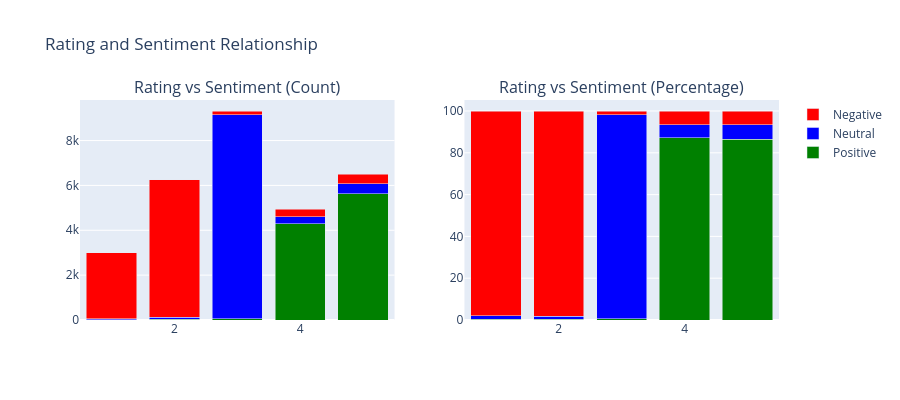

Source (notebook cell):
### Code cell
rating_sentiments= pd.crosstab(df['rating'], df['sentiment'])
rating_sentiments_pct = pd.crosstab(df['rating'], df['sentiment'], normalize='index')*100

fig = make_subplots(
    rows=1, cols=2,
    subplot_titles=('Rating vs Sentiment (Count)', 'Rating vs Sentiment (Percentage)'),
    specs=[[{"type": "bar"}, {"type": "bar"}]]
)

# Count plot
for sentiment in ['positive', 'neutral', 'negative']:
    if sentiment in rating_sentiments.columns:
        fig.add_trace(
            go.Bar(
                name=sentiment.capitalize(),
                x=rating_sentiments.index,
                y=rating_sentiments[sentiment].values,
                marker_color=['green', 'blue', 'red'][['positive', 'neutral', 'negative'].index(sentiment)]
            ),
            row=1, col=1
        )
        
# Percentage plot

for sentiment in ['positive', 'neutral', 'negative']:
    if sentiment in rating_sentiments_pct.columns:
        fig.add_trace(
            go.Bar(
                name=sentiment.capitalize(),
                x=rating_sentiments_pct.index,
                y=rating_sentiments_pct[sentiment].values,
                marker_color=['green', 'blue', 'red'][['positive', 'neutral', 'negative'].index(sentiment)],
                showlegend=False
            ),
            row=1, col=2
        )
        
fig.update_layout(
    title_text="Rating and Sentiment Relationship",
    height=400,
    barmode='stack'
    
)

fig.show()

### Figure 1 — Plotly figure (JSON) as saved in the notebook; plotly's stock layout.template omitted (floating-point values rounded to 4 significant figures)
{"data": [{"marker": {"color": "green"}, "name": "Positive", "type": "bar", "x": [1, 2, 3, 4, 5], "xaxis": "x", "y": [12, 26, 46, 4295, 5621], "yaxis": "y"}, {"marker": {"color": "blue"}, "name": "Neutral", "type": "bar", "x": [1, 2, 3, 4, 5], "xaxis": "x", "y": [49, 93, 9100, 314, 444], "yaxis": "y"}, {"marker": {"color": "red"}, "name": "Negative", "type": "bar", "x": [1, 2, 3, 4, 5], "xaxis": "x", "y": [2947, 6125, 172, 322, 434], "yaxis": "y"}, {"marker": {"color": "green"}, "name": "Positive", "showlegend": false, "type": "bar", "x": [1, 2, 3, 4, 5], "xaxis": "x2", "y": [0.3989, 0.4164, 0.4937, 87.1, 86.49], "yaxis": "y2"}, {"marker": {"color": "blue"}, "name": "Neutral", "showlegend": false, "type": "bar", "x": [1, 2, 3, 4, 5], "xaxis": "x2", "y": [1.629, 1.489, 97.66, 6.368, 6.832], "yaxis": "y2"}, {"marker": {"color": "red"}, "name": "Negative", "showlegend": false, "type": "bar", "x": [1, 2, 3, 4, 5], "xaxis": "x2", "y": [97.97, 98.09, 1.846, 6.53, 6.678], "yaxis": "y2"}], "layout": {"annotations": [{"font": {"size": 16}, "showarrow": false, "text": "Rating vs Sentiment (Count)", "x": 0.225, "xanchor": "center", "xref": "paper", "y": 1, "yanchor": "bottom", "yref": "paper"}, {"font": {"size": 16}, "showarrow": false, "text": "Rating vs Sentiment (Percentage)", "x": 0.775, "xanchor": "center", "xref": "paper", "y": 1, "yanchor": "bottom", "yref": "paper"}], "barmode": "stack", "height": 400, "title": {"text": "Rating and Sentiment Relationship"}, "xaxis": {"anchor": "y", "domain": [0, 0.45]}, "xaxis2": {"anchor": "y2", "domain": [0.55, 1]}, "yaxis": {"anchor": "x", "domain": [0, 1]}, "yaxis2": {"anchor": "x2", "domain": [0, 1]}}}
